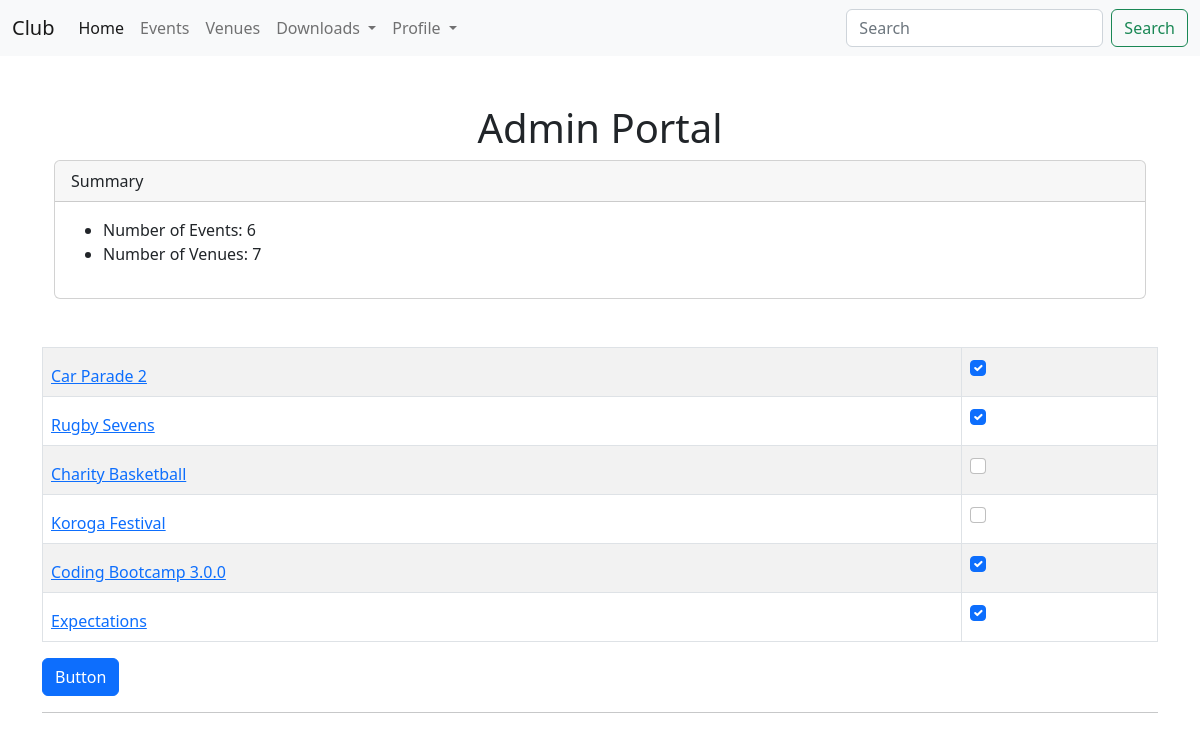
Screenshot of /adminapproval with the database file from the repository.
### myapp/models.py (models this page shows, shortened)
class Event(models.Model):
    name = models.CharField(max_length=200)
    event_date = models.DateTimeField()
    venue = models.ForeignKey(Venue, blank=True, null=True, on_delete=models.CASCADE)
    manager = models.ForeignKey(User, blank=True, null=True, on_delete=models.SET_NULL)
    description = models.TextField(blank=True)
    attendees = models.ManyToManyField(MyClubUser, blank=True)
    approved = models.BooleanField(default=False)

### myapp/views.py (the view)
# urls.py: path('adminapproval', views.adminpprovalview, name="adminapproval"),
def adminpprovalview(request):
    events = Event.objects.all()
    venues = Venue.objects.all()
    venue_number = len(venues)
    event_number = len(events)
    if request.method == "POST":
        id_list = request.POST.getlist('boxes')
        events.update(approved=False)
        for x in id_list:
            Event.objects.filter(pk=int(x)).update(approved=True)
        return redirect('events')
    return render(request, 'adminapproval.html', {'events':events, 'venue_number':venue_number, 'event_number':event_number})

### templates/adminapproval.html (shortened to what this page needs)
{% extends 'base.html' %}
{% block content %}
<center>
<h1>Admin Portal</h1>
</center>
<div class="container">
    <div class="card">
        <div class="card-header">
          Summary
        </div>
        <div class="card-body">
            <ul>
                <li>Number of Events: {{event_number}}</li>
                <li>Number of Venues: {{venue_number}}</li>
            </ul>
        </div>
    </div>
</div>
<br/><br/>
<form method="POST">
    <table class="table table-striped table-hover table-bordered">
        {% for event in events %}
        <tr>
            <td><a href=""><h5></h5>{{event.name}}</a></td>
            <td align="right">
                {% if event.approved %}
                <div class="form-check">
                    <input class="form-check-input" name="boxes" type="checkbox" value="{{event.id}}" id="flexCheckChecked" checked>
                </div>
                {% else %}
                <div class="form-check">
                    <input class="form-check-input" name="boxes" type="checkbox" value="{{event.id}}" id="flexCheckDefault">
                </div>
                {% endif %}
            </td>
        </tr>
        {% endfor %}
    </table>
    <button class="btn btn-primary" type="submit">Button</button>
</form>
<hr><br/>
{% endblock %}

### rows the page displays
Event: name "Car Parade 2"
Event: name "Rugby Sevens"
Event: name "Charity Basketball"
Event: name "Koroga Festival"
Event: name "Coding Bootcamp 3.0.0"
Event: name "Expectations"

### other values shown
{{ event_number }} "6"
{{ venue_number }} "7"
